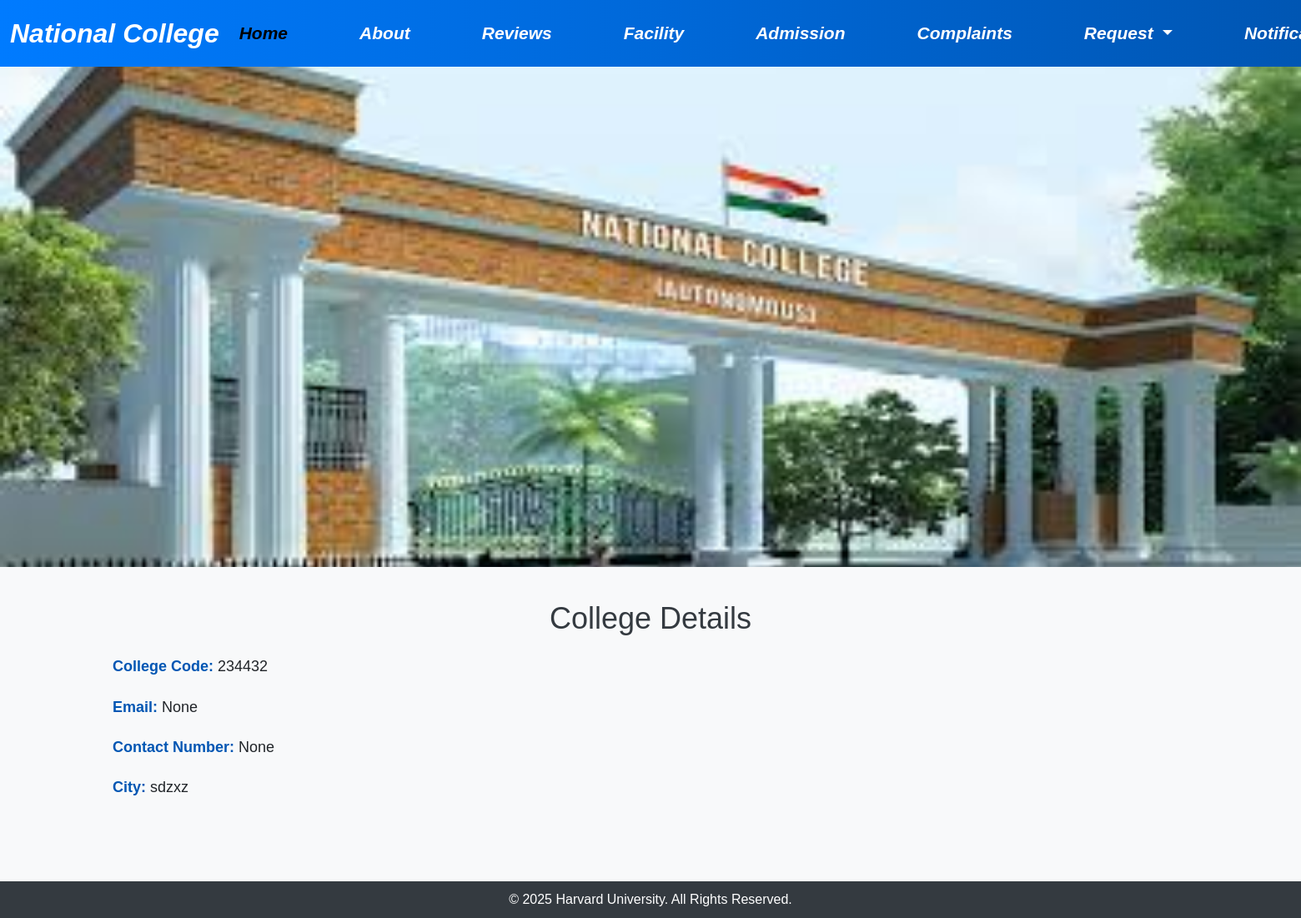
The page /student/viewcolleges/9/ on the database its author committed.
### college/models.py (models this page shows)
class collegemodel(models.Model):
    user_pages = models.OneToOneField(Usermodel, on_delete=models.CASCADE,null=True,blank=True)
    college_image=models.ImageField(null=True,blank=True,upload_to="images")
    college_name=models.CharField(max_length=30,null=True,blank=True)
    College_code=models.IntegerField(null=True,blank=True)
    Email=models.EmailField(max_length=20,null=True,blank=True)
    Contact_number=models.IntegerField(null=True,blank=True)
    Address=models.CharField(max_length=25,null=True,blank=True)
    City=models.CharField(max_length=20,null=True,blank=True)
    is_active = models.BooleanField(default=True, null=True, blank=True)
    created_at = models.DateTimeField(auto_now_add=True, null=True, blank=True)
    updated_at = models.DateTimeField(auto_now_add=True, null=True, blank=True)

### student/views.py (the view)
# urls.py: path('viewcolleges/<int:id>/', ViewColleges.as_view(), name='viewcollege'),
class ViewColleges(View):
    def get(self, request, id):
        card_college = collegemodel.objects.get(pk=id)
        notifications = card_college.examnotification_set.all()
        abouts=card_college.about_set.all()
        return render(request, 'student/college_view.html', {
            'det': card_college,
            'notifications': notifications,
        })

### templates/student/college_view.html (shortened to what this page needs)
{% load static %}
<!DOCTYPE html>
<html lang="en">
<head>
    <link href="https://cdn.jsdelivr.net/npm/bootstrap@5.3.3/dist/css/bootstrap.min.css" rel="stylesheet">
</head>
<body>
<nav class="navbar navbar-expand-lg">
  <div class="container-fluid">
    <a class="navbar-brand" href="#"><h2>{{ det.college_name }}</h2></a>
    <div class="collapse navbar-collapse" id="navbarSupportedContent">
      <ul class="navbar-nav ms-auto">
        <li class="nav-item">
          <a class="nav-link active" aria-current="page" href="#">Home</a>
        </li>
        <li class="nav-item">
          <a class="nav-link" href="{% url 'student:aboutss' det.id %}">About </a>
        </li>
           <li class="nav-item">
               <a class="nav-link" href="{% url 'student:review' %}">Reviews</a>
           </li>
        <li class="nav-item">
          <a class="nav-link" href="{% url 'student:facility' det.id %}">Facility</a>
        </li>
        <li class="nav-item">
          <a class="nav-link" href="{% url 'student:addmission' det.id %}">Admission</a>
        </li>
          <li class="nav-item">
              <a class="nav-link" href="{% url 'student:send_complt' %}">Complaints</a>
          </li>
          <li class="nav-item dropdown">
          <a class="nav-link dropdown-toggle" href="#" role="button" data-bs-toggle="dropdown" aria-expanded="false">
            Request
          </a>
        </li>
        <li class="nav-item dropdown">
          <a class="nav-link dropdown-toggle" href="#" role="button" data-bs-toggle="dropdown" aria-expanded="false">
            Notifications
          </a>
        </li>
      </ul>
    </div>
  </div>
</nav>
<div id="carouselExampleSlidesOnly" class="carousel slide" data-bs-ride="carousel">
  <div class="carousel-inner">
    <div class="carousel-item active">
      <img src="{{ det.college_image.url }}" alt="College Image">
    </div>
  </div>
</div>
<div class="container">
    <h1>College Details</h1>
    <div class="college-details">
        <p><strong>College Code:</strong> {{ det.College_code }}</p>
        <p><strong>Email:</strong> {{ det.Email }}</p>
        <p><strong>Contact Number:</strong> {{ det.Contact_number }}</p>
        <p><strong>City:</strong> {{ det.City }}</p>
    </div>
</div>
</body>
</html>
<footer>
    <p>&copy; 2025 Harvard University. All Rights Reserved.</p>
</footer>
</body>
</html>

### templates/student/college_view.html (style rules this page uses)
body { font-family: 'Arial', sans-serif; background-color: #f8f9fa; margin: 0; padding: 0; }
.navbar { height: 80px; font-size: 18px; font-weight: 600; background: linear-gradient(to right, #007bff, #0056b3); }
.navbar-brand h2 { color: #fff; margin: 0; font-style: italic; font-weight: 700; }
.navbar-nav .nav-link { color: #ffffff; padding-right:60px; font-style: italic; transition: color 0.3s; font-size: 21px; }
li { padding-right: 70px; }
.carousel-inner img { width: 100%; height: 600px; object-fit: cover; }
.container { padding: 40px 15px; }
h1 { font-size: 36px; color: #343a40; margin-bottom: 20px; text-align: center; }
.college-details p { font-size: 18px; line-height: 1.8; }
.college-details p strong { color: #0056b3; }
footer { margin-top: 40px; background: #343a40; color: #fff; padding: 10px 0; text-align: center; }
footer p { margin: 0; }

### rows shown on the page
collegemodel: college_name "National College", college_image (picture), College_code "234432", Email "None", Contact_number "None", City "sdzxz"
